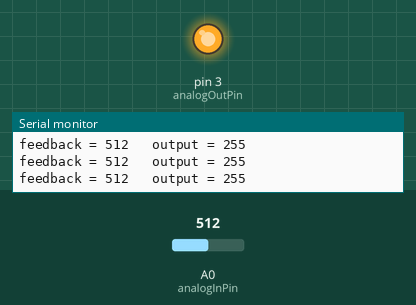
Bench run of a sketch on a simulated Arduino Uno, built with avr-gcc and run on an emulated ATmega328P. Parts: output pins drawn as LEDs (lit = HIGH), the last lines printed to the serial monitor. The inputs (shaded band) are chosen by the test bench; at power-on: A0 (analogInPin) = 512.

Above: at 1.2 s.
1.3 s: A0 (analogInPin) set to 666
2.8 s: A0 (analogInPin) set to 679
At 5.47 s:
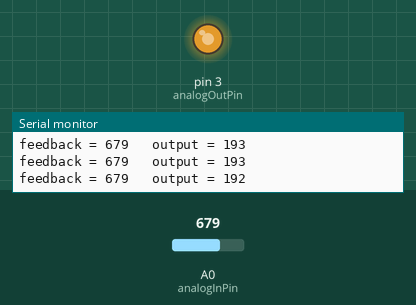
5.8 s: A0 (analogInPin) set to 716
8.0 s: A0 (analogInPin) set to 0
At 8.6 s:
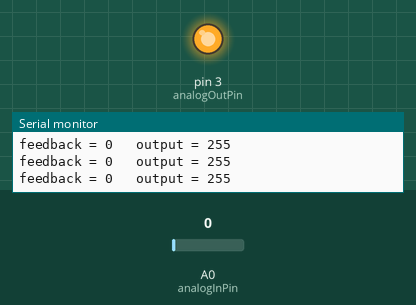
9.5 s: A0 (analogInPin) set to 900
At 10.8 s:
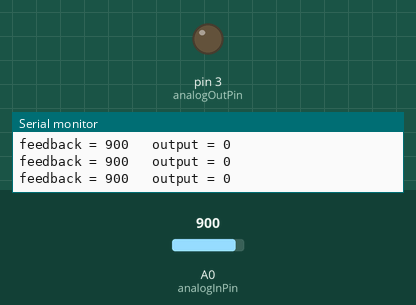
Timing chart, 0 to 12.1 s (numbered marks = the images above; inputs shaded):
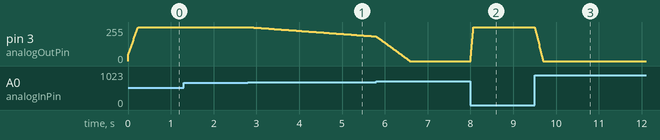

Measured:
- the behaviour switches between 678 and 679 on A0 (analogInPin) (found by bisection; images 0 and 1)
- after the input at 2.8 s, pin 3 (analogOutPin): moves from 255/255 to 185/255 over 3.0 s, starting at once
- after the input at 8.0 s, pin 3 (analogOutPin): 0/255 → 255/255 at once
- after the input at 9.5 s, pin 3 (analogOutPin): moves from 255/255 to 0/255 over 0.19 s, starting at once

The sketch:

LT1054_voltage_mode_buck.ino
```cpp
// (licence header left out)
// These constants won't change. They're used to give names to the pins used:
const int analogInPin = A0;  // Analog input pin that the potentiometer is attached to
const int analogOutPin = 3; // Analog output pin that the LED is attached to

float vout = 3.3; // Floating poiont output voltage.
int setpoint = int (vout * 1024.0 / 5.0);
//int setpoint = 512; // 1.25V
int feedback = 0;        // value read from the pot
int outputValue = 0;        // value output to the PWM (analog out)
int error = 0;
int integral = 128;

#define verbose

void setup()
{
  // initialize serial communications at 115200 bps:
#ifdef verbose
  Serial.begin(115200);
#endif
  setPwmFrequency(analogOutPin, 1);
}

void loop()
{
  // read the analog in value:
  feedback = analogRead(analogInPin);
  error = setpoint - feedback;
  integral = integral + error/4; //kI = 0.25
  if (integral > 1023) integral = 1023;
  if (integral < 0) integral = 0;

  // map it to the range of the analog out
  // (could probably just right-shift by two...)
  outputValue = map(integral, 0, 1023, 0, 255);
  // change the analog out value:
  analogWrite(analogOutPin, outputValue);
#ifdef verbose
  // print the results to the Serial Monitor:
  Serial.print("feedback = ");
  Serial.print(feedback);
  Serial.print("\t output = ");
  Serial.println(outputValue);
#endif
  // wait some milliseconds before the next loop for the analog-to-digital
  // converter to settle after the last reading:
  delay(10);
}


/**
 * Divides a given PWM pin frequency by a divisor.
 *
 * The resulting frequency is equal to the base frequency divided by
 * the given divisor:
 *   - Base frequencies:
 *      o The base frequency for pins 3, 9, 10, and 11 is 31250 Hz.
 *      o The base frequency for pins 5 and 6 is 62500 Hz.
 *   - Divisors:
 *      o The divisors available on pins 5, 6, 9 and 10 are: 1, 8, 64,
 *        256, and 1024.
 *      o The divisors available on pins 3 and 11 are: 1, 8, 32, 64,
 *        128, 256, and 1024.
 *
 * PWM frequencies are tied together in pairs of pins. If one in a
 * pair is changed, the other is also changed to match:
 *   - Pins 5 and 6 are paired on timer0
 *   - Pins 9 and 10 are paired on timer1
 *   - Pins 3 and 11 are paired on timer2
 *
 * Note that this function will have side effects on anything else
 * that uses timers:
 *   - Changes on pins 3, 5, 6, or 11 may cause the delay() and
 *     millis() functions to stop working. Other timing-related
 *     functions may also be affected.
 *   - Changes on pins 9 or 10 will cause the Servo library to function
 *     incorrectly.
 *
 * Thanks to macegr of the Arduino forums for his documentation of the
 * PWM frequency divisors. His post can be viewed at:
 *   http://forum.arduino.cc/index.php?topic=16612#msg121031
 */
void setPwmFrequency(int pin, int divisor)
{
  byte mode;
  if (pin == 5 || pin == 6 || pin == 9 || pin == 10)
  {
    switch (divisor)
    {
      case 1:
        mode = 0x01;
        break;
      case 8:
        mode = 0x02;
        break;
      case 64:
        mode = 0x03;
        break;
      case 256:
        mode = 0x04;
        break;
      case 1024:
        mode = 0x05;
        break;
      default:
        return;
    }
    if (pin == 5 || pin == 6)
    {
      TCCR0B = TCCR0B & 0b11111000 | mode;
    }
    else
    {
      TCCR1B = TCCR1B & 0b11111000 | mode;
    }
  }
  else if (pin == 3 || pin == 11)
  {
    switch (divisor)
    {
      case 1:
        mode = 0x01;
        break;
      case 8:
        mode = 0x02;
        break;
      case 32:
        mode = 0x03;
        break;
      case 64:
        mode = 0x04;
        break;
      case 128:
        mode = 0x05;
        break;
      case 256:
        mode = 0x06;
        break;
      case 1024:
        mode = 0x07;
        break;
      default:
        return;
    }
    TCCR2B = TCCR2B & 0b11111000 | mode;
  }
}
```
